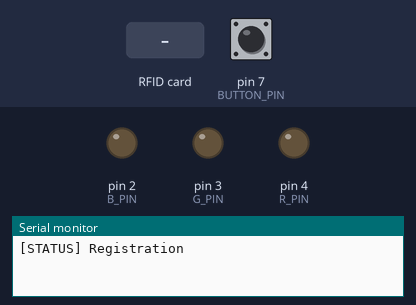
Bench run of a sketch on a simulated Arduino Uno, built with avr-gcc and run on an emulated ATmega328P. On the bench: output pins drawn as LEDs (lit = HIGH), the last lines printed to the serial monitor. Dashed ring = blinking. The inputs (shaded band) are chosen by the test bench; at power-on: pin 7 (BUTTON_PIN) LOW. Pins used as bus, display or sensor lines are not drawn.

Above: at 1.2 s.
1.3 s: RFID card 5E 7A 19 C4 held to the reader
At 1.4 s:
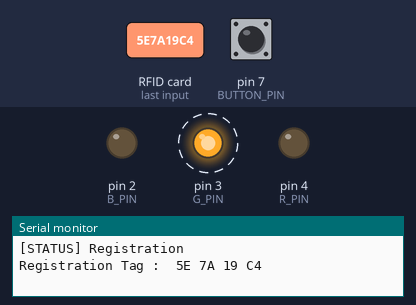
4.3 s: RFID card 5E 7A 19 C4 held to the reader
At 4.41 s:
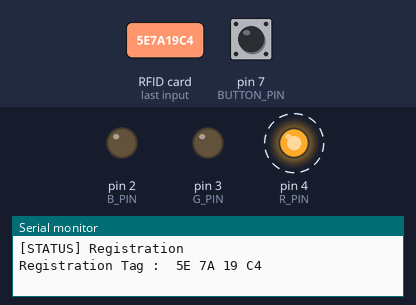
7.3 s: pin 7 (BUTTON_PIN) pulled HIGH for 0.15 s
8.9 s: RFID card 5E 7A 19 C4 held to the reader
At 9.02 s:
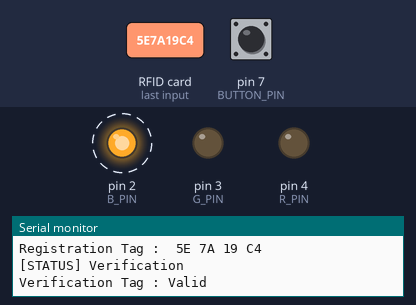
Timing chart, 0 to 11.9 s (numbered marks = the images above; inputs shaded):
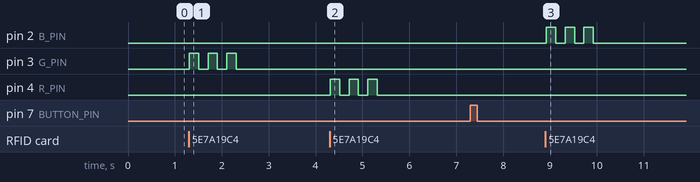

Measured:
- after the input at 1.3 s, pin 3 (G_PIN): alternates HIGH for 0.20 s and LOW for 0.20 s, 6 changes in all, then stays LOW, starting at once
- after the input at 4.3 s, pin 4 (R_PIN): alternates HIGH for 0.20 s and LOW for 0.20 s, 6 changes in all, then stays LOW, starting at once
- after the input at 8.9 s, pin 2 (B_PIN): alternates HIGH for 0.20 s and LOW for 0.20 s, 6 changes in all, then stays LOW, starting at once

The sketch:

RFID_GG.ino
```cpp
#include <SPI.h>
#include <MFRC522.h>
#include <List.hpp>

const int R_PIN = 4;
const int G_PIN = 3;
const int B_PIN = 2;
const int BUTTON_PIN = 7;
const int RST_PIN = 9;
const int SS_PIN = 10;

typedef enum
{
  REGISTRATION = 0,
  VERIFICATION
} RFID_STATUS;

MFRC522 rc522(SS_PIN, RST_PIN);
RFID_STATUS rfid_status;
List<MFRC522::Uid> tag_list;

int buttonPress() {
  int press;
  int buttonState;
  static int prevButtonState = LOW;
  buttonState = digitalRead(BUTTON_PIN);
  press = (buttonState == HIGH && prevButtonState == LOW);
  prevButtonState = buttonState;
  return press;
}

void printUID(MFRC522::Uid uid)
{
  for (byte i = 0; i < 4; i++)
  {
    Serial.print(uid.uidByte[i] < 0x10 ? " 0" : " ");
    Serial.print(uid.uidByte[i], HEX);
  }
  Serial.println();
}

bool checkUID(MFRC522::Uid uid)
{
  for (int i = 0; i < tag_list.getSize(); i++)
  {
    if (memcmp(tag_list.get(i).uidByte, rc522.uid.uidByte, 4) == 0)
    {
      return true;
    }
  }
  return false;
}

void blinkLED(int colorPin, int times, int delayTime) {
  for (int i = 0; i < times; i++) {
    digitalWrite(colorPin, HIGH);
    delay(delayTime);
    digitalWrite(colorPin, LOW);
    delay(delayTime);
  }
}

void setup() {
  Serial.begin(9600);
  pinMode(R_PIN, OUTPUT);
  pinMode(G_PIN, OUTPUT);
  pinMode(B_PIN, OUTPUT);
  pinMode(BUTTON_PIN, INPUT);
  SPI.begin();
  rc522.PCD_Init();
  rfid_status = RFID_STATUS::REGISTRATION;
  Serial.println("[STATUS] Registration");
}

void loop() {
  if (buttonPress() == true)
  {
    if (rfid_status == RFID_STATUS::REGISTRATION)
    {
      rfid_status = RFID_STATUS::VERIFICATION;
      Serial.println("[STATUS] Verification");
    }
    else
    {
      rfid_status = RFID_STATUS::REGISTRATION;
      Serial.println("[STATUS] Registration");
    }
  }
  if (!rc522.PICC_IsNewCardPresent()) {
    return;
  }
  if (!rc522.PICC_ReadCardSerial()) {
    return;
  }
  if (rfid_status == RFID_STATUS::REGISTRATION)
  {
    if (checkUID(rc522.uid) == false)
    {
      tag_list.addLast(rc522.uid);
      Serial.print("Registration Tag : ");
      printUID(rc522.uid);
      blinkLED(G_PIN, 3, 200); // Blue LED blinking
    }
    else {
      blinkLED(R_PIN, 3, 200); // Red LED blinking
    }
  }
  else // rfid_status == VERIFICATION
  {
    Serial.print("Verification Tag : ");
    if (checkUID(rc522.uid) == true)
    {
      Serial.println("Valid");
      blinkLED(B_PIN, 3, 200); // Green LED blinking
    }
    else
    {
      Serial.println("Invalid");
      blinkLED(R_PIN, 3, 200); // Red LED blinking
    }
  }
  delay(100);
}
```
